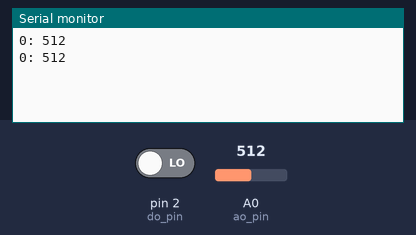
The sketch below on a simulated Arduino Uno, built with avr-gcc and run on an emulated ATmega328P. On the bench: the last lines printed to the serial monitor. Inputs (shaded band) come from the test bench; at power-on: A0 (ao_pin) = 512, pin 2 (do_pin) LOW.

Above: at 1.8 s.
1.9 s: A0 (ao_pin) set to 716
At 2.8 s:
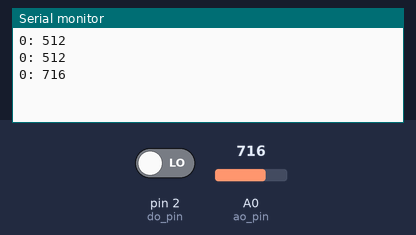
3.4 s: pin 2 (do_pin) driven HIGH
At 4.6 s:
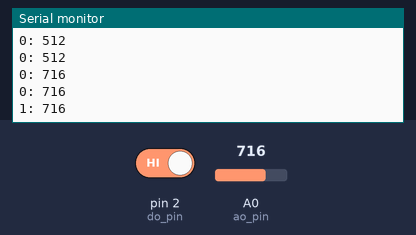
4.9 s: A0 (ao_pin) set to 900
At 5.4 s:
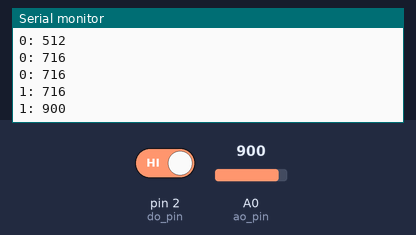
6.4 s: pin 2 (do_pin) driven LOW
At 7.8 s:
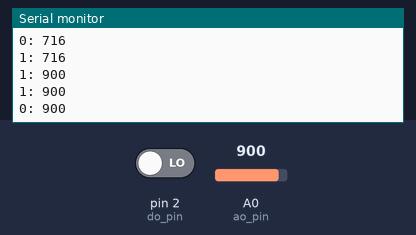
Timing chart, 0 to 8.9 s (numbered marks = the images above; inputs shaded):
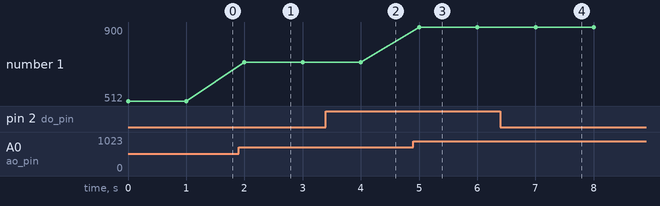

Measured:
- after the input at 1.9 s, the serial monitor: prints a new line after 0.10 s (image 1)
- after the input at 3.4 s, the serial monitor: prints a new line after 0.60 s (image 2)
- after the input at 4.9 s, the serial monitor: prints a new line after 0.10 s (image 3)
- after the input at 6.4 s, the serial monitor: prints a new line after 0.60 s (image 4)
- plotted number 1: 512 → 716 after the input at 1.9 s, 716 → 900 after the input at 4.9 s

The sketch:

sound.ino
```cpp
const int ao_pin = A0;

const int do_pin = 2;

void setup() {
  Serial.begin(9600);

  pinMode(do_pin, INPUT);
}

void loop() {
  int val = analogRead(ao_pin);
  int dval = digitalRead(do_pin);

  Serial.print(dval);
  Serial.print(": ");
  Serial.println(val);

  delay(1000);
}
```
